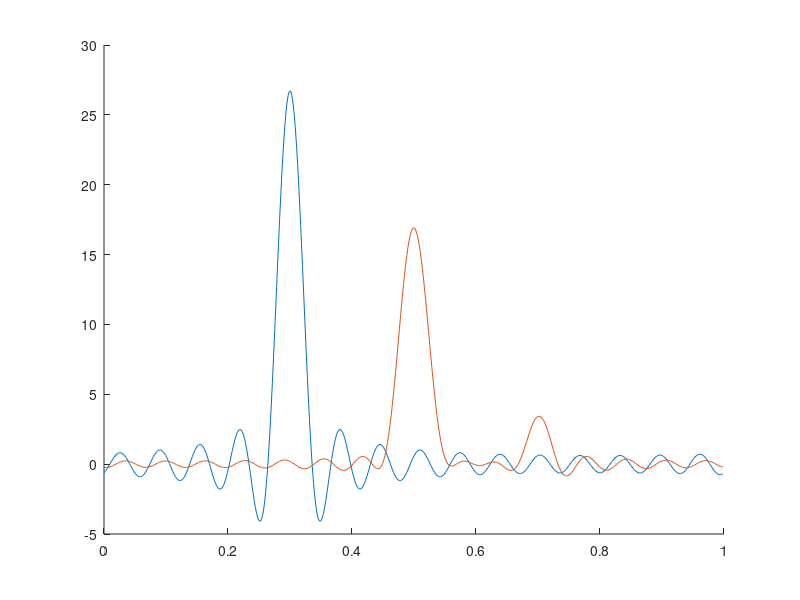

This chart was generated by the following MATLAB code: (Note: this script raises an error after producing the figure.)
% example of FFW algorithm for OT between gaussian measures


% ***** set up problem ******
% ***************************
% create marginals
s = 200;
% 1st
x1 = linspace(0,1,s)';
a1 = exp(-(x1-.3).^2/2/.01^2);
a1 = a1/norm(a1,1);
% 2nd
x2 = linspace(0,1,s)';
a2 = .3*exp(-(x2-.7).^2/2/.005^2) + .6*exp(-(x2-.5).^2/2/.02^2);
a2 = a2/norm(a2,1);

% display
clf, hold on;
area(x1,a1);
area(x2,a2);


% moments of marginals
[n1,n2] = deal(15,15);
nn 	  = [n1,n2];
% 1st marginal
c1 = exp(-2i*pi*(-n1:n1)'*x1(:)') * a1(:);
F1 = exp(-2i*pi*(0:n1)'*x1(:)');
U1 = F1 .* sqrt(a1');
% 2nd marginal
c2 = exp(-2i*pi*(-n2:n2)'*x2(:)') * a2(:);
F2 = exp(-2i*pi*(0:n2)'*x2(:)');
U2 = F2 .* sqrt(a2');
% shift
c1 = ifftshift(c1);
c2 = ifftshift(c2);

% polynomial display
[N1,N2] = deal(512,512);
[t1,t2] = deal( (0:N1-1)'/N1, (0:N2-1)'/N2 );
NN      = [N1,N2];
%
eval1 = @(p) real( exp(-2i*pi*(-n1:n1)'*t1')' * p(:) );
eval2 = @(p) real( exp(-2i*pi*(-n2:n2)'*t2')' * p(:) );

% display
clf, hold on;
plot(t1,eval1(fftshift(c1)));
plot(t2,eval2(fftshift(c2)));


% hyper parameters and scaling constants for ffw
Cl = (norm(eval1(c1),'inf') + norm(eval2(c2),'inf'))/2;
Cr = prod(nn)^2; %??
%
la  = 1e-3*Cl; % "unbalanced" penalization
rho = 1e-2*Cr; % toeplitz penalization


% transport cost (in Fourier domain)
cost = zeros(2*nn+1);
cost(n1:n1+2,n2:n2+2) = [0 0 -1/4; 0 1/2 0; -1/4 0 0];
% shift
cost = ifftshift(cost);



% variable's size and functionals
mm     = nn+1;
[f,f0] = ot1_fobj(mm,cost,c1,c2,la,rho);
[g,gU] = ot1_fgrad(mm,cost,c1,c2,f0,la,rho);

% load problem
problem = struct;
%
problem.name 		= 'OT';
problem.vardim 	= mm;
problem.fobj 		= f;
problem.gscaling 	= 1/f0;
problem.grad 		= g;
problem.grad_pre 	= gU;
problem.hparams 	= [la,rho];
problem.ls 			= ot1_lscoeffs(mm,cost,c1,c2,la,rho);
% ***************
% ***************

% **** load solver options *****
% ******************************
options = struct;
%
options.tol 			= 1e-5;
options.maxiter 		= 30;
options.bfgsProgTol 	= 1e-16;
options.bfgsMaxIter 	= 500;
options.lmoTol 		= 1e-10;
options.lmoMaxIter 	= 1e3;
% ***********************
% ***********************



% **** cvx ground truth ****
% **************************
% periodic cost
C = sin(x1(:)-x2(:)').^2;

% cvx solver
cvx_begin
variable P0(s,s) nonnegative
%
sum(P0,1) == a2.';
sum(P0,2) == a1;
%
minimize( trace(C(:)'*P0(:)) );
cvx_end

% recovery
[I,J] = find(P0 > 1e-7);

% ***********************
% ***********************


% ***** our solver ******
% ***********************
U = FFW(problem,options);

% prony extraction
options_prony.factorized = 1;
[x,a] = mvprony(U,nn,2,options_prony);

% display
clf, hold on;
% ground truth
scatter(x1(I),x2(J),'o');
% ffw + prony
scatter(x(:,1),x(:,2),50,'x','linewidth',2);
scatter(x1,zeros(s,1),100,'.');
scatter(zeros(s,1),x2,100,'.');
